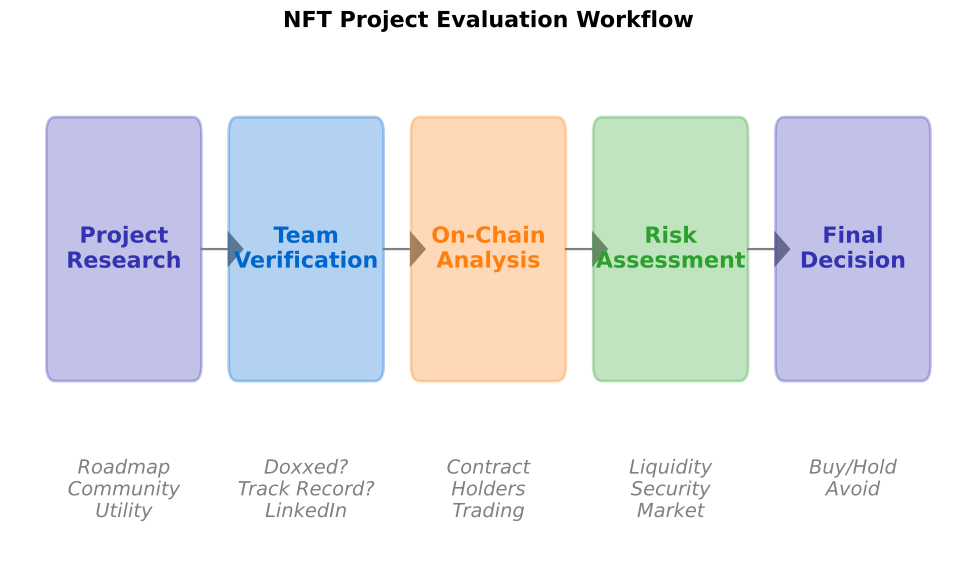

This figure's Python source:
"""NFT Evaluation Workflow - Step-by-step evaluation process"""
import matplotlib.pyplot as plt
import matplotlib.patches as mpatches
from pathlib import Path

plt.rcParams.update({
    'font.size': 14,
    'axes.labelsize': 14,
    'axes.titlesize': 16,
    'xtick.labelsize': 12,
    'ytick.labelsize': 12,
    'legend.fontsize': 12,
    'figure.figsize': (10, 6),
    'figure.dpi': 150
})

MLPURPLE = '#3333B2'
MLBLUE = '#0066CC'
MLORANGE = '#FF7F0E'
MLGREEN = '#2CA02C'

fig, ax = plt.subplots(figsize=(10, 6))

# Workflow steps
steps = [
    'Project\nResearch',
    'Team\nVerification',
    'On-Chain\nAnalysis',
    'Risk\nAssessment',
    'Final\nDecision'
]

colors = [MLPURPLE, MLBLUE, MLORANGE, MLGREEN, MLPURPLE]

# Draw workflow boxes
for i, (step, color) in enumerate(zip(steps, colors)):
    # Box
    rect = mpatches.FancyBboxPatch((i*2, 0.5), 1.5, 1.5,
                                    boxstyle="round,pad=0.1",
                                    edgecolor=color, facecolor=color, alpha=0.3, linewidth=2)
    ax.add_patch(rect)

    # Text
    ax.text(i*2 + 0.75, 1.25, step, ha='center', va='center',
            fontsize=13, fontweight='bold', color=color)

    # Arrow to next step
    if i < len(steps) - 1:
        ax.arrow(i*2 + 1.6, 1.25, 0.3, 0, head_width=0.2, head_length=0.15,
                fc='gray', ec='gray', linewidth=1.5)

# Add sub-labels
sub_labels = [
    'Roadmap\nCommunity\nUtility',
    'Doxxed?\nTrack Record?\nLinkedIn',
    'Contract\nHolders\nTrading',
    'Liquidity\nSecurity\nMarket',
    'Buy/Hold\nAvoid'
]

for i, label in enumerate(sub_labels):
    ax.text(i*2 + 0.75, -0.1, label, ha='center', va='top',
            fontsize=10, color='gray', style='italic')

ax.set_xlim(-0.5, 10)
ax.set_ylim(-0.8, 2.5)
ax.axis('off')
ax.set_title('NFT Project Evaluation Workflow', fontsize=16, fontweight='bold', pad=20)

plt.tight_layout()
plt.savefig(Path(__file__).parent / 'chart.pdf', bbox_inches='tight', dpi=300)
plt.close()
